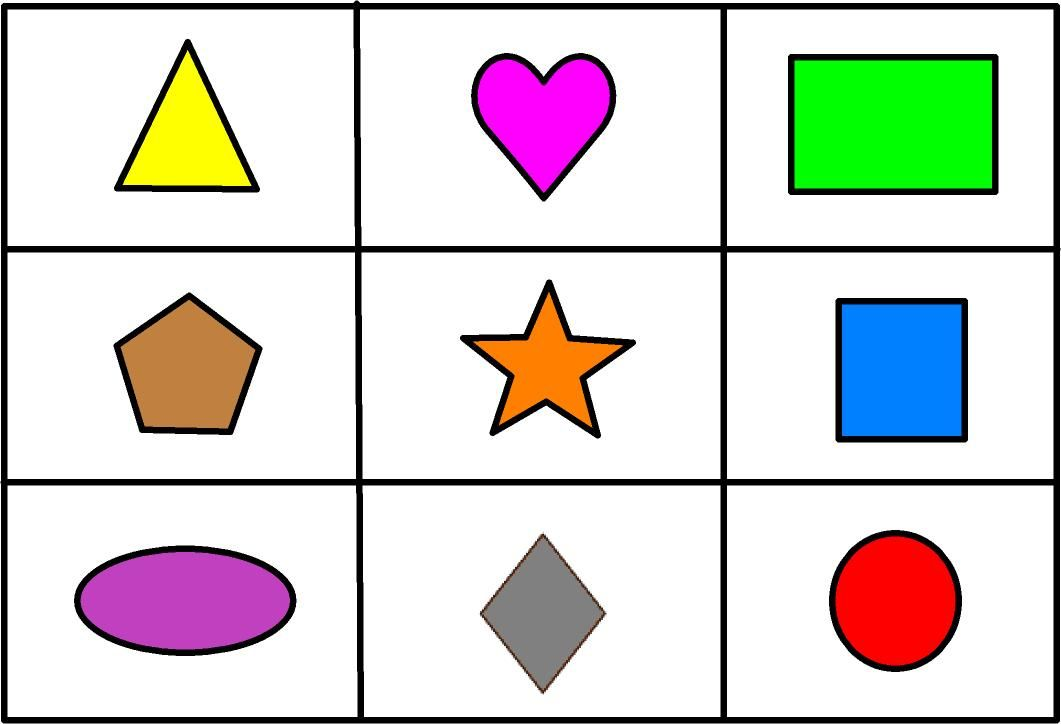
#> input picture Figuras.jpg, 1061 x 724 px, found by its file name
$ python Detencion_De_Figuras.py
#> lines starting #> are read from the running program, lines starting #| are printed output that depends on the picture; after the words box and inside, x2 and y2 are one past the last pixel; in counts of white or black regions, pixels touching at a corner belong together
### StackImages.py

import cv2
import numpy as np

def stack_images(scale, imgArray):
    rows = len(imgArray)
    cols = len(imgArray[0])
    rowsAvailable = isinstance(imgArray[0], list)
    width = imgArray[0][0].shape[1]
    height = imgArray[0][0].shape[0]
    if rowsAvailable:
        for x in range(0, rows):
            for y in range(0, cols):
                if imgArray[x][y].shape[:2] == imgArray[0][0].shape[:2]:
                    imgArray[x][y] = cv2.resize(imgArray[x][y], (0, 0), None, scale, scale)
                else:
                    imgArray[x][y] = cv2.resize(imgArray[x][y], (imgArray[0][0].shape[1], imgArray[0][0].shape[0]),
                                                None, scale, scale)
                if len(imgArray[x][y].shape) == 2: imgArray[x][y] = cv2.cvtColor(imgArray[x][y], cv2.COLOR_GRAY2BGR)
        imageBlank = np.zeros((height, width, 3), np.uint8)
        hor = [imageBlank] * rows
        hor_con = [imageBlank] * rows
        for x in range(0, rows):
            hor[x] = np.hstack(imgArray[x])
        ver = np.vstack(hor)
    else:
        for x in range(0, rows):
            if imgArray[x].shape[:2] == imgArray[0].shape[:2]:
                imgArray[x] = cv2.resize(imgArray[x], (0, 0), None, scale, scale)
            else:
                imgArray[x] = cv2.resize(imgArray[x], (imgArray[0].shape[1], imgArray[0].shape[0]), None, scale, scale)
            if len(imgArray[x].shape) == 2: imgArray[x] = cv2.cvtColor(imgArray[x], cv2.COLOR_GRAY2BGR)
        hor = np.hstack(imgArray)
        ver = hor
    return ver

### Detencion_De_Figuras.py

from StackImages import *

# Leer imagen

url = 'C:/Users/Bradalis/Desktop/LenguajesDeProgramacion/Icon/Imagenes/Figuras.jpg'
img = cv2.imread(url)
#> img is the input picture: shape (724, 1061, 3); mean B, G, R 207.4, 211.8, 213.5

# Escala de grises

img_gris = cv2.cvtColor(img, cv2.COLOR_BGR2GRAY)
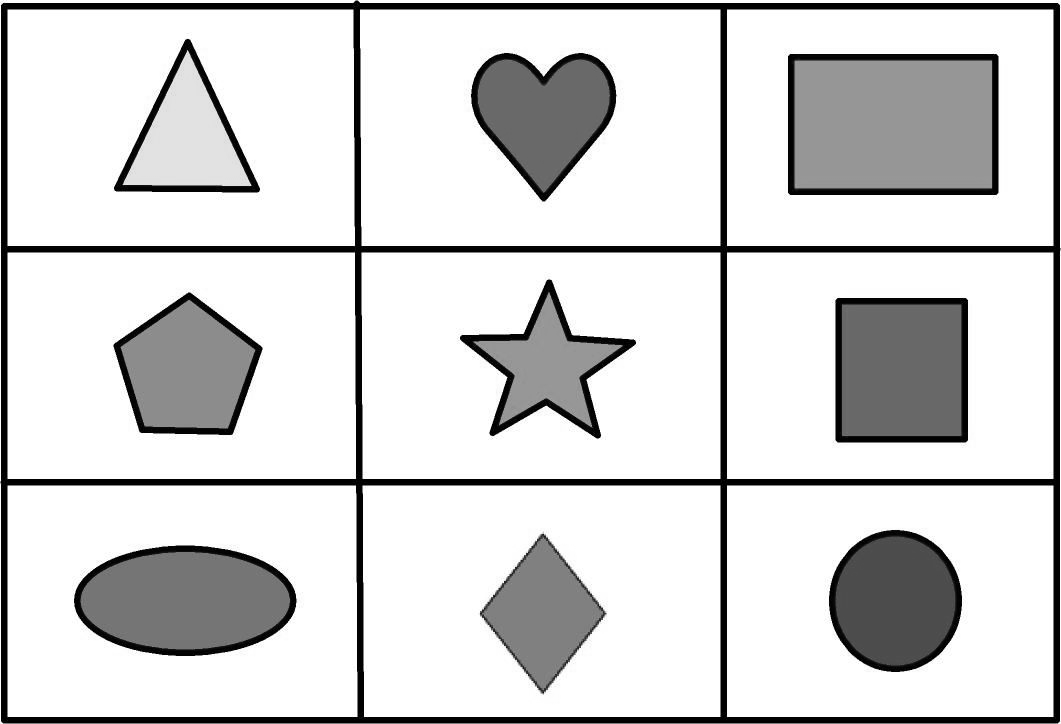
#> img_gris: shape (724, 1061); min 0, max 255, mean 211.8

# Difuminacion

img_blur = cv2.GaussianBlur(img_gris, (7, 7), 1)

# Canny

img_canny = cv2.Canny(img_blur, 50, 50)
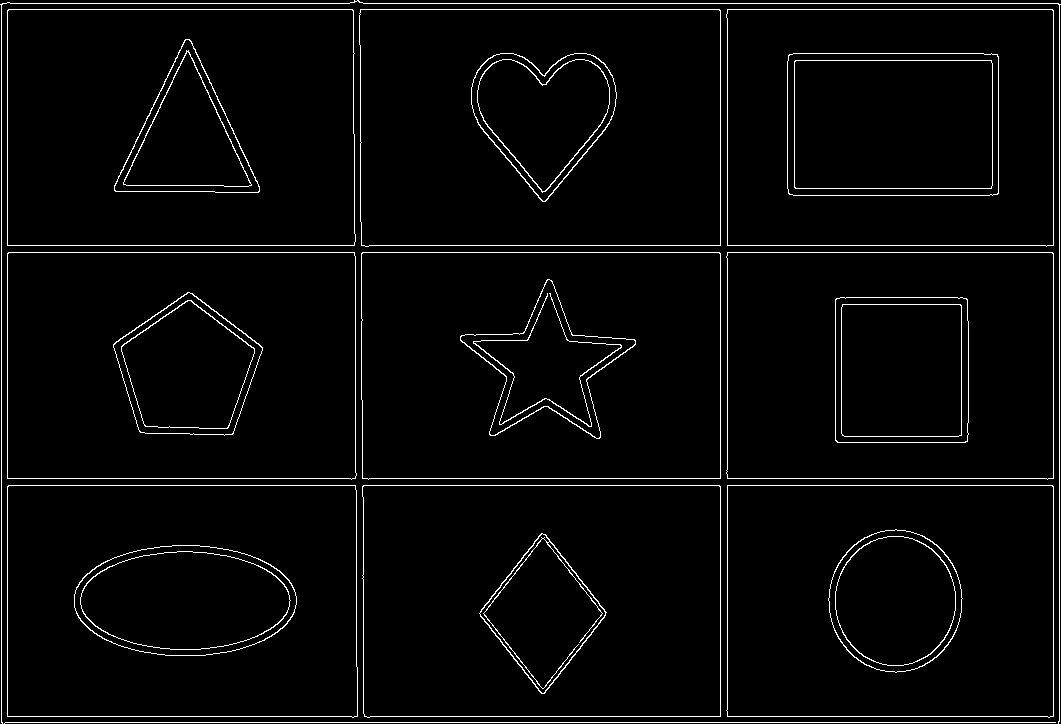
#> img_canny: shape (724, 1061); 3.1% white in thin lines or dots

img_stack = stack_images(
	0.7, ([img, img_gris, img_blur], [img_canny, img, img]))
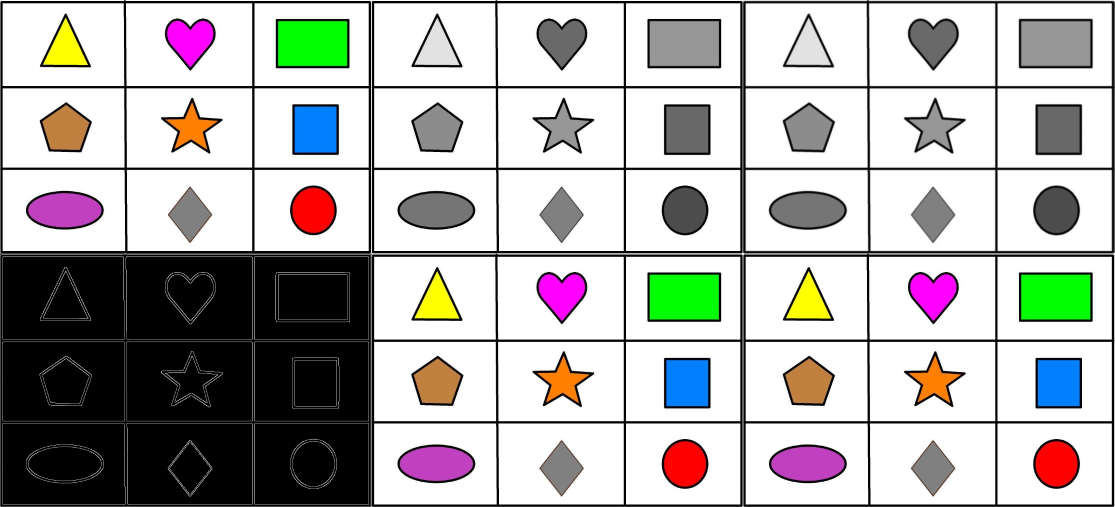
#> img_stack: shape (1014, 2229, 3) (shown at 1/2 size); mean B, G, R 175.6, 177.8, 178.6

# Redireccionar tamaño

img_stack = cv2.resize(img_stack, (900, 600))
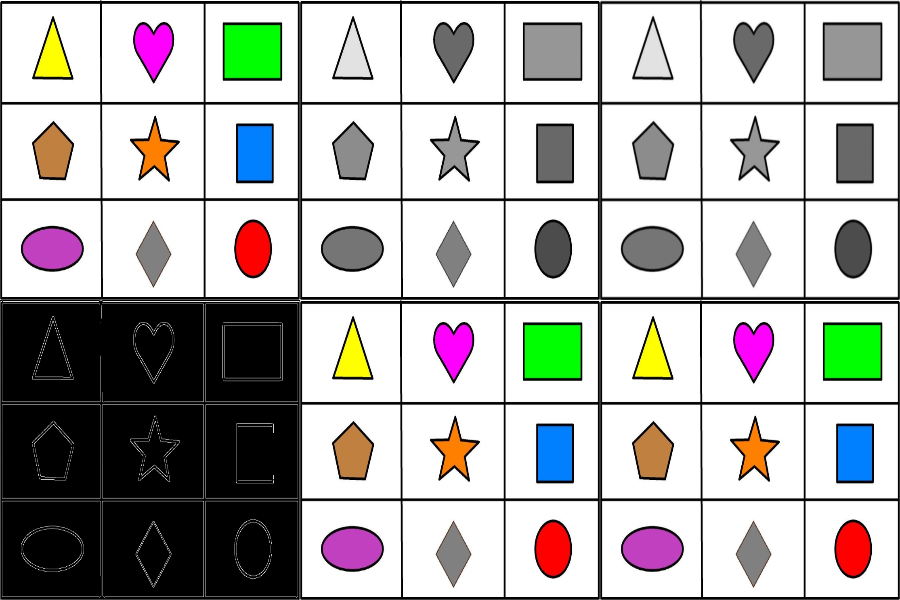
#> img_stack: shape (600, 900, 3); mean B, G, R 175.5, 177.7, 178.5

# Mostrar imagen

cv2.imshow('Figuras', img)
cv2.imshow('Figuras en escala de grises', img_gris)
cv2.imshow('Figuras difuminadas', img_blur)
cv2.imshow('Figuras Canny', img_canny)
cv2.imshow('Figuras Stack', img_stack)

# Cerrar interfaz

cv2.waitKey(0)

$ run again, with Genero.png saved as Figuras.jpg
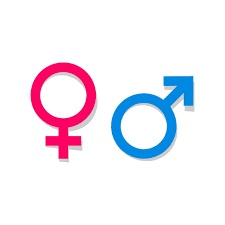
#> input picture Genero.png, 225 x 225 px, found by its file name
#> img is the input picture: shape (225, 225, 3); mean B, G, R 245.4, 237.2, 241.7
#> `img_canny = cv2.Canny(img_blur, 50, 50)`:
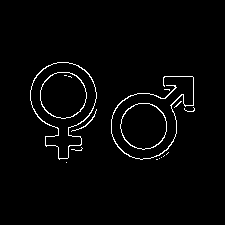
#> img_canny: shape (225, 225); 2.3% white in thin lines or dots, all inside (x1, y1, x2, y2) = (30, 62, 195, 163)
#> `img_stack = cv2.resize(img_stack, (900, 600))`:
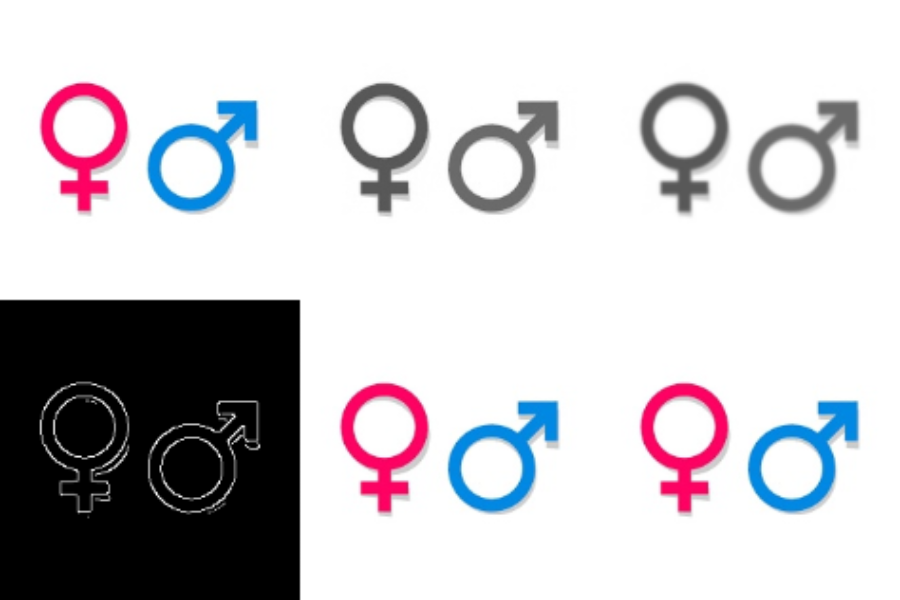
#> img_stack: shape (600, 900, 3); mean B, G, R 203.4, 199.3, 201.6
